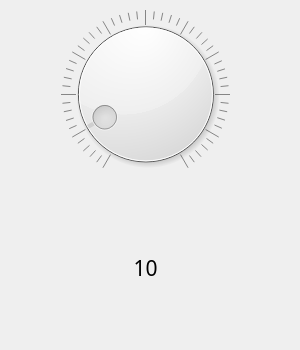
<?xml version="1.0" encoding="UTF-8"?>
<ui version="4.0">
 <class>MainWindow</class>
 <widget class="QMainWindow" name="MainWindow">
  <property name="geometry">
   <rect>
    <x>0</x>
    <y>0</y>
    <width>300</width>
    <height>350</height>
   </rect>
  </property>
  <property name="maximumSize">
   <size>
    <width>300</width>
    <height>350</height>
   </size>
  </property>
  <property name="windowTitle">
   <string>MainWindow</string>
  </property>
  <property name="tabShape">
   <enum>QTabWidget::Rounded</enum>
  </property>
  <widget class="QWidget" name="centralwidget">
   <widget class="QWidget" name="verticalLayoutWidget">
    <property name="geometry">
     <rect>
      <x>0</x>
      <y>10</y>
      <width>291</width>
      <height>341</height>
     </rect>
    </property>
    <layout class="QVBoxLayout" name="vbox">
     <property name="sizeConstraint">
      <enum>QLayout::SetDefaultConstraint</enum>
     </property>
     <property name="leftMargin">
      <number>0</number>
     </property>
     <item>
      <widget class="QDial" name="dial">
       <property name="tabletTracking">
        <bool>false</bool>
       </property>
       <property name="acceptDrops">
        <bool>false</bool>
       </property>
       <property name="autoFillBackground">
        <bool>false</bool>
       </property>
       <property name="value">
        <number>10</number>
       </property>
       <property name="notchesVisible">
        <bool>true</bool>
       </property>
      </widget>
     </item>
     <item>
      <widget class="QLabel" name="label">
       <property name="font">
        <font>
         <family>나눔고딕코딩</family>
         <pointsize>16</pointsize>
        </font>
       </property>
       <property name="text">
        <string>10</string>
       </property>
       <property name="alignment">
        <set>Qt::AlignCenter</set>
       </property>
      </widget>
     </item>
    </layout>
   </widget>
  </widget>
 </widget>
 <resources/>
 <connections/>
</ui>
